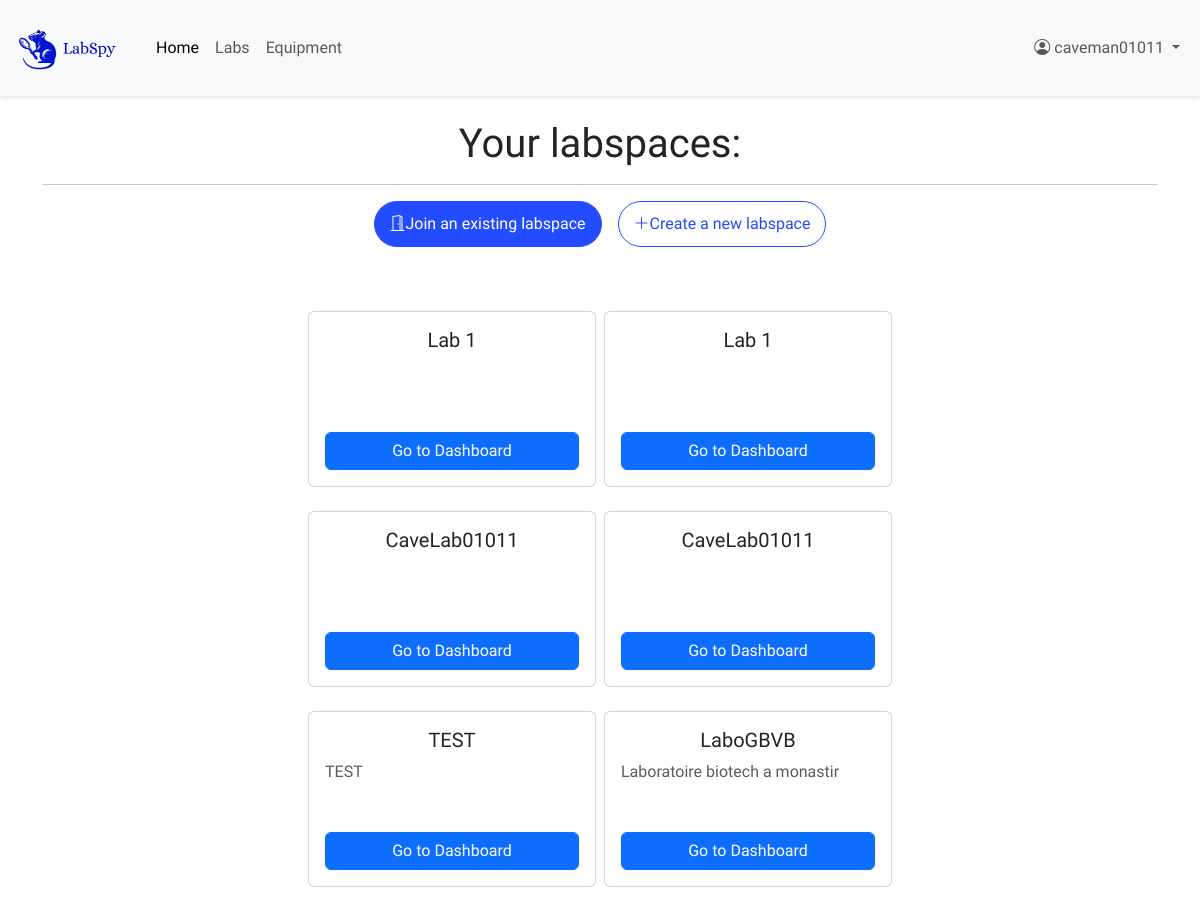
The app's page /labspaces/ (signed in), older data.
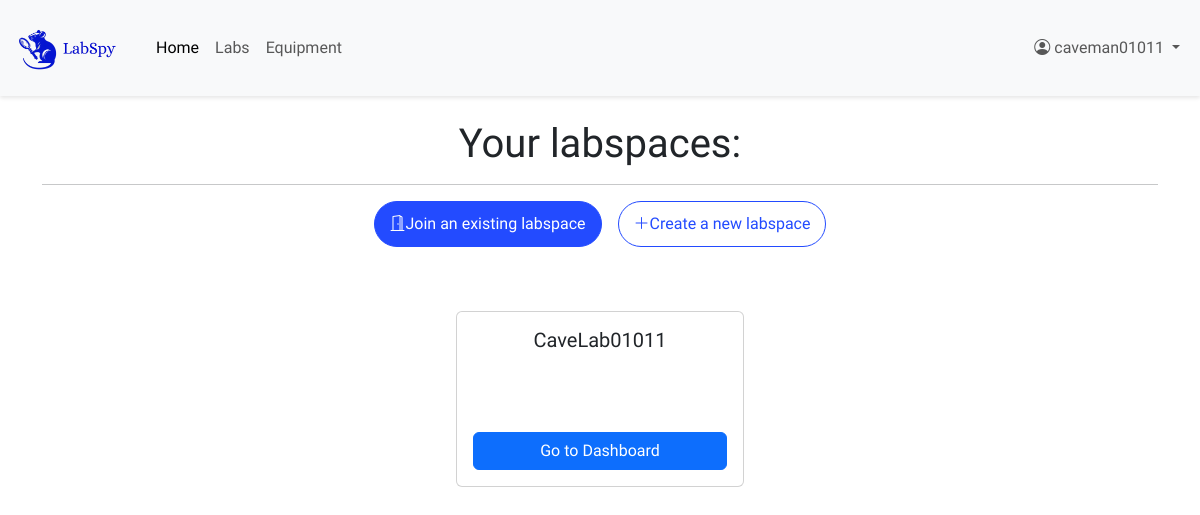
The same page, newer data.
### users/models.py (models this page shows)
class CustomUser(AbstractUser):
    phone_number = models.CharField(max_length=8, blank=True, null=True)
    date_joined = models.DateTimeField(auto_now_add=True, null=True, blank=True)

### labspaces/models.py (models this page shows, shortened)
class Lab(models.Model):
    code = models.CharField(max_length=6, unique=True, null=True)
    name = models.CharField(max_length=255)
    description = models.TextField(null=True, blank=True, max_length=1024)
    contact_email = models.EmailField(null=True, blank=True)
    created_at = models.DateTimeField(auto_now_add=True)
    def __str__(self):
        return self.name

### labspaces/views.py (the view)
# urls.py: path('', views.home, name='home'),
@login_required
def home(request):
    user_labs_qs = Lab.objects.filter(
        labmembership__user=request.user
    ).filter(
        labmembership__role__in=["owner", "member"]
    ).distinct()
    user_labs = list(user_labs_qs) #if user_labs_qs.exists() else []
    print(f"User labs: {user_labs}")
    return render(request, 'labspaces/home.html', {"user_labs": user_labs})

### labspaces/context_processors.py (called while the page is built, shortened)
def lab_admin_status(request):
    context = {'user_is_admin': False, 'current_lab': None}
    if request.user.is_authenticated:
        try:
            lab_code = get_lab_code_from_url(request)
        except Exception as e:
            pass
    return context

### labspaces/util.py (called while the page is built)
def get_lab_code_from_url(request):
    lab_code = ""
    if request.user.is_authenticated:
        resolved = resolve(request.path)
        if 'code' in resolved.kwargs:
            lab_code = resolved.kwargs['code']
    return lab_code

### labspaces/templates/labspaces/home.html (shortened to what this page needs)
{% extends 'labspaces/layout.html' %}
{% block content %}
{% if user_labs %}
    <h1 class="text-center">Your labspaces:</h1>
    <hr>
    <div class="d-flex justify-content-center gap-3 mb-5">
        <button class="btn-1 join-lab-btn"><i class="bi bi-door-open"></i>Join an existing labspace</button>
        <button class="btn-1 create-lab-btn" onclick="window.location.href='{% url 'labspaces:lab_create' %}'"><i class="bi bi-plus-lg"></i>Create a new labspace  </button>
    </div>
    <div class="mx-auto w-75 p-3 d-flex gap-2 align-items-start justify-content-center flex-wrap">
        {% for lab in user_labs %}
            <div class="lab-card card mb-3" style="min-width: 18rem; max-width: 22rem; height: 11rem;">
                <div class="card-body d-flex flex-column">
                    <h5 class="card-title text-center">{{ lab.name }}</h5>
                    <p class="card-text text-muted">
                        {{ lab.description|default:"" }}
                    </p>
                    <a href="{% url 'labspaces:labspace_view' code=lab.code %}" class="btn btn-primary mt-auto">Go to Dashboard</a>
                </div>
            </div>
        {% endfor %}
    </div>
{% endif %}
{% endblock %}

### labspaces/templates/labspaces/layout.html (shortened to what this page needs)
{% load static %}
<!DOCTYPE html>
<html lang="en">
<head>
    <link rel="stylesheet" href="{% static 'labspaces/styles.css' %}">
    <link href="https://cdn.jsdelivr.net/npm/bootstrap@5.3.0/dist/css/bootstrap.min.css" rel="stylesheet">
    <link href="https://cdn.jsdelivr.net/npm/bootstrap-icons@1.10.0/font/bootstrap-icons.css" rel="stylesheet">
</head>
<body>
    <nav class="navbar navbar-expand-lg navbar-light bg-light">
        <div class="container-fluid">
            <a class="navbar-brand" href="{% url 'labspaces:home' %}">
                <img src="{% static 'spy/labspy-mark-nobg.png' %}" alt="LabSpy" style="width: 120px; height: 70px;" >
            </a>
            <div class="collapse navbar-collapse" id="navbarNav">
                <ul class="navbar-nav me-auto">
                    <li class="nav-item">
                        <a class="nav-link active" href="#">Home</a>
                    </li>
                    <li class="nav-item">
                        <a class="nav-link" href="#">Labs</a>
                    </li>
                    <li class="nav-item">
                        <a class="nav-link" href="#">Equipment</a>
                    </li>
                </ul>
                <ul class="navbar-nav">
                    {% if user.is_authenticated %}
                        <li class="nav-item dropdown">
                            <a class="nav-link dropdown-toggle" href="#" role="button" data-bs-toggle="dropdown">
                                <i class="bi bi-person-circle"></i> {{ user.username }}
                            </a>
                        </li>
                    {% endif %}
                </ul>
            </div>
        </div>
    </nav>
    <main class="container mt-4">
        {% block content %}
        {% endblock %}
    </main>
</body>
</html>

### labspaces/static/labspaces/styles.css (style rules this page uses)
* { margin: 0; padding: 0; box-sizing: border-box; font-family: 'Urbanist', sans-serif; }
.navbar { background: white; box-shadow: 0 2px 4px rgba(0,0,0,0.1); }
.navbar-brand img { width: 120px; height: 70px; }
.btn-1 { padding: 10px 15px; border-radius: 24px; cursor: pointer; font-size: 16px; }
.join-lab-btn { background-color: #234bff; color: white; border: 1px solid #234bff; transition: all 0.3s; }
.create-lab-btn { background-color: #ffffff; color: #234bff; border: 1px solid #234bff; transition: all 0.3s; }
.lab-card { transition: all 0.3s; }

Row changes from the older to the newer data that the page shows:
removed Lab: name "Lab 1"
removed Lab: name "Lab 1"
removed Lab: name "CaveLab01011"
removed Lab: name "TEST", description "TEST"
removed Lab: name "LaboGBVB", description "Laboratoire biotech a monastir"
